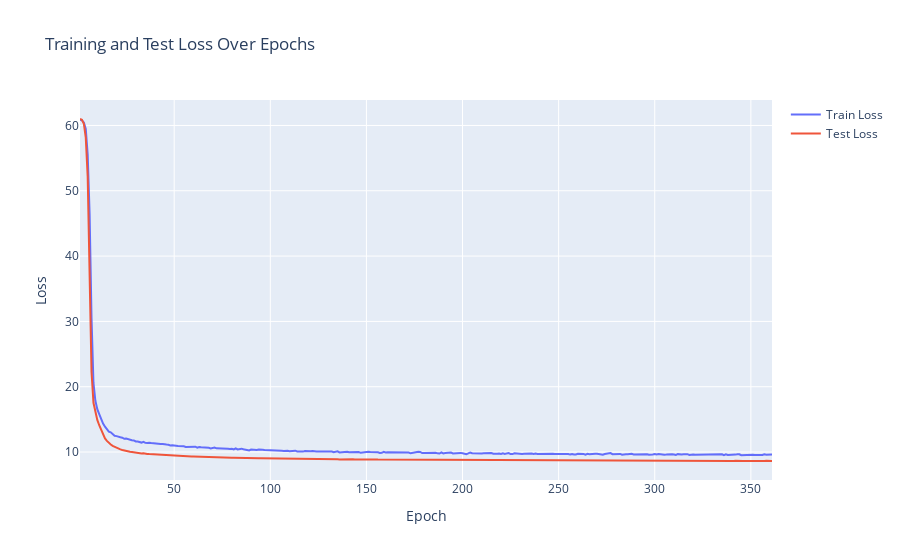

Notebook source saved alongside this figure:
### Code cell
# Plot the results with Plotly
fig = go.Figure()
fig.add_trace(go.Scatter(x=list(range(1, num_epochs+1)), y=train_losses, mode='lines', name='Train Loss'))
fig.add_trace(go.Scatter(x=list(range(1, num_epochs+1)), y=test_losses, mode='lines', name='Test Loss'))

fig.update_layout(title='Training and Test Loss Over Epochs',
                  xaxis_title='Epoch',
                  yaxis_title='Loss')

fig.show()

### Figure 1 — Plotly figure (JSON) as saved in the notebook; plotly's stock layout.template omitted (floating-point values rounded to 4 significant figures; data arrays with more than 128 entries replaced by an {"elided": "..."} marker saying what was removed)
{"data": [{"mode": "lines", "name": "Train Loss", "type": "scatter", "x": {"elided": "500 int values"}, "y": {"elided": "361 float values"}}, {"mode": "lines", "name": "Test Loss", "type": "scatter", "x": {"elided": "500 int values"}, "y": {"elided": "361 float values"}}], "layout": {"title": {"text": "Training and Test Loss Over Epochs"}, "xaxis": {"title": {"text": "Epoch"}}, "yaxis": {"title": {"text": "Loss"}}}}
